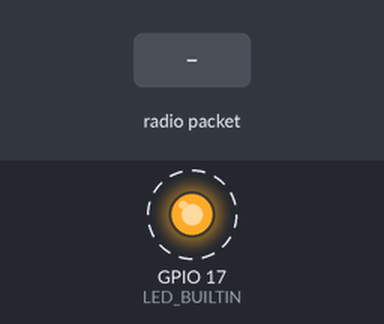
Simulated run of this program. Board: ESP32. Shown: output pins drawn as LEDs (lit = HIGH). Dashed ring = blinking. The test bench sets the inputs (shaded band). No radio packets arrive unless stated; pins used as bus, display or sensor lines are not drawn; what the program prints to the serial monitor is not drawn.

Above: at 1.27 s.
1.3 s: radio packet "1" arrives
Timing chart, 0 to 10.3 s (numbered marks = the images above; inputs shaded):
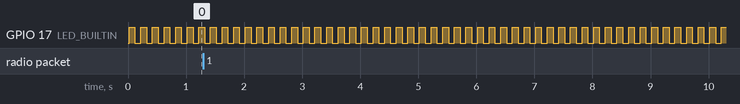

Measured:
- by itself, GPIO 17 (LED_BUILTIN): alternates HIGH for 0.10 s and LOW for 0.10 s

The program:

main.cpp
```cpp
#include "Arduino.h"
#include <esp_wifi.h>
#include <SPI.h>
#include <RH_RF95.h>

#define LED_BUILTIN 17
#define LED_ERROR 16

#define RFM95_CS 5
#define RFM95_RST 4
#define RFM95_INT 27
#define RF95_FREQ 915.0

RH_RF95 rf95(RFM95_CS, RFM95_INT);

TaskHandle_t Handle_Blink;
TaskHandle_t Handle_LoraListen;

void TaskBlink(void *pvParameters);
void TaskListen(void *pvParameters);
void errorBlink(String msg);

struct dataStruct {
  int sensorID;
  float temp_f;
  float pressure;
  float altitude;
} weatherData;

void init_lora() {
  pinMode(RFM95_RST, OUTPUT);
  digitalWrite(RFM95_RST, HIGH);

  // Manual Reset
  digitalWrite(RFM95_RST, LOW);
  vTaskDelay(10 / portTICK_PERIOD_MS);
  digitalWrite(RFM95_RST, HIGH);
  vTaskDelay(10 / portTICK_PERIOD_MS);

  while (!rf95.init()) {

    for (;;) {
      errorBlink("LoRa radio init failed");
    }
  }

  Serial.println("INFO: LoRA Radio Initialized");

  if (!rf95.setFrequency(RF95_FREQ)) {
    errorBlink("Failed to set LoRA Frequency");
  }

  Serial.print("Frequency set to ");
  Serial.println(RF95_FREQ);
  rf95.setTxPower(23, false);

}

void setup() {
  Serial.begin(115200);

  init_lora();

  xTaskCreate(
      TaskBlink,
      "TaskBlink",
      1024,
      nullptr,
      1,
      &Handle_Blink
  );

  xTaskCreate(
      TaskListen,
      "TaskListen",
      1024,
      nullptr,
      1,
      &Handle_LoraListen
  );

}

void loop() {}

void TaskBlink(void *pvParameters) {
  pinMode(LED_BUILTIN, OUTPUT);
  for (;;) {
//    Serial.println("Task Blink: Blinking");
    digitalWrite(LED_BUILTIN, HIGH);
    vTaskDelay(100);
    digitalWrite(LED_BUILTIN, LOW);
    vTaskDelay(100);
  }
}

void TaskListen(void *pvParameters) {
  Serial.println("Task Listen: Started");
  for (;;) {
    uint8_t buf[RH_RF95_MAX_MESSAGE_LEN];
    uint8_t buflen = sizeof(buf);
    int i;

    if (rf95.recv(buf, &buflen)) {
      ++i;
      Serial.println("Task Listen: Message Recieved");

      // Message is good, dump it
      rf95.printBuffer("Got: ", buf, buflen);
      memcpy(&weatherData, buf, sizeof(dataStruct));
      Serial.println();

      Serial.print("Sensor ID: ");
      Serial.println(weatherData.sensorID);

      Serial.print("Temp: ");
      Serial.println(weatherData.temp_f);

      Serial.print("Pressure: ");
      Serial.println(weatherData.pressure);

      Serial.print("Altitude: ");
      Serial.println(weatherData.altitude);

      Serial.print("Counter: ");
      Serial.println(i);
    }
    vTaskDelay(10);
  }
}

void errorBlink(String msg) {
  pinMode(LED_ERROR, OUTPUT);
  Serial.println(msg);
  digitalWrite(LED_ERROR, HIGH);
  vTaskDelay(100);
  digitalWrite(LED_ERROR, LOW);
  vTaskDelay(100);
}
```
